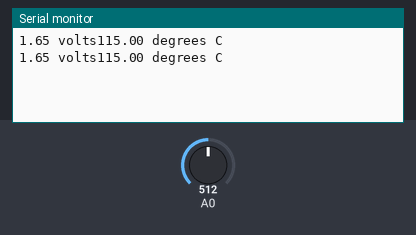
The sketch below on a simulated Arduino Uno, built with avr-gcc and run on an emulated ATmega328P. Parts: the last lines printed to the serial monitor. Inputs (shaded band) come from the test bench; at power-on: A0 = 512.

Above: at 3.8 s.
3.9 s: A0 set to 716
At 7.2 s:
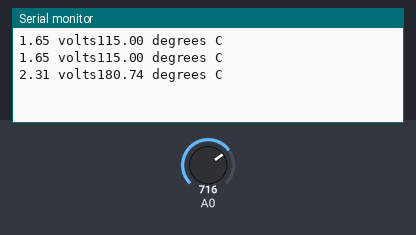
7.8 s: A0 set to 900
At 9.5 s:
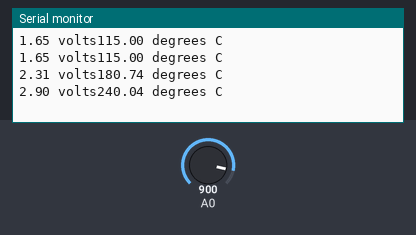
Timing chart, 0 to 11.0 s (numbered marks = the images above; inputs shaded):
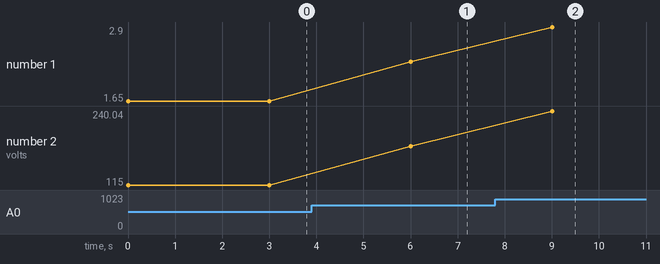

The sketch:

AnalogSensor.ino
```cpp
void setup() {
  // put your setup code here, to run once:
  Serial.begin(115200);
  while (!Serial){
    ;
  }

}

void loop() {
  // put your main code here, to run repeatedly:
  int reading = analogRead(A0);

  float voltage = reading * 3.3;
  voltage /= 1024.0;

  Serial.print(voltage); Serial.print(" volts");

  float tempC = (voltage - 0.5) * 100;

  Serial.print(tempC);
  Serial.println(" degrees C");
  delay(3000);

}
```

Measured:
- after the input at 3.9 s, the serial monitor: prints a new line after 2.1 s (image 1)
- after the input at 7.8 s, the serial monitor: prints a new line after 1.2 s (image 2)
- plotted number 1: 1.65 → 2.31 after the input at 3.9 s, 2.31 → 2.9 after the input at 7.8 s
- plotted number 2: 115 → 180.74 after the input at 3.9 s, 180.74 → 240.04 after the input at 7.8 s
